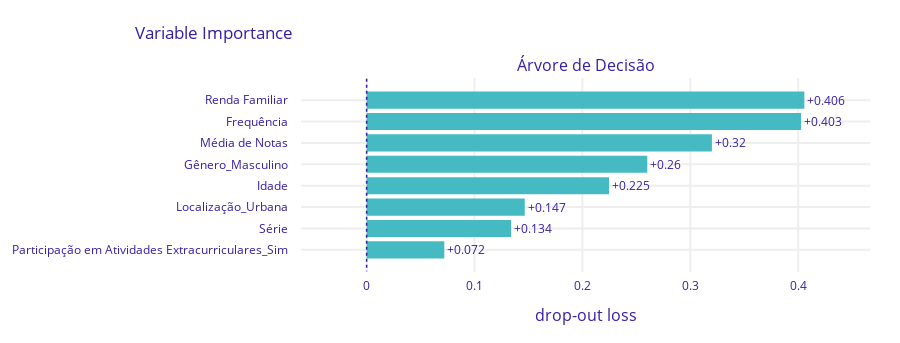
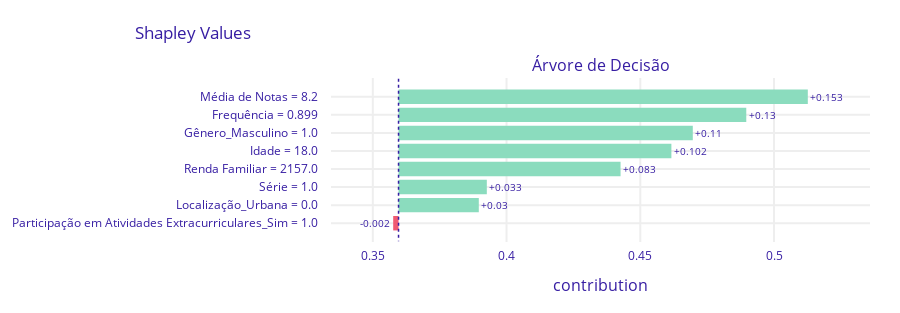

The notebook cell saved with these charts, in order:
### Code cell
# 2. Criar a variável alvo 'Evasao'
data['Evasao'] = data['Motivo da Evasão'].apply(lambda x: 1 if x != '0' else 0)

# 3. Selecionar as características (X) e a variável alvo (y)
features = ['Idade', 'Gênero', 'Série', 'Média de Notas', 'Frequência', 'Participação em Atividades Extracurriculares', 'Renda Familiar', 'Localização']
X = data[features]
y = data['Evasao']

# 4. Converter a coluna 'Frequência' para float, lidando com valores não string
X['Frequência'] = X['Frequência'].apply(lambda x: str(x).replace('%', '')).astype(float) / 100

# 5. Converter variáveis categóricas em numéricas
X = pd.get_dummies(X, drop_first=True)

# 6. Dividir os dados em conjuntos de treinamento e teste
X_train, X_test, y_train, y_test = train_test_split(X, y, test_size=0.2, random_state=42)

# 7. Treinar o modelo de árvore de decisão
model = DecisionTreeClassifier(random_state=42)
model.fit(X_train, y_train)

# 8. Fazer previsões
y_pred = model.predict(X_test)

# 10. Criar objeto DALEX para interpretação
explainer = dx.Explainer(model, X_train, y_train, label="Árvore de Decisão")

# 11. Análise de importância das variáveis
importance = explainer.model_parts()
importance.plot()

# 12. Análise de explicações individuais
individual_explanation = explainer.predict_parts(X_test.iloc[[0]], type='shap')
individual_explanation.plot()

# 9. Avaliar o modelo
accuracy = accuracy_score(y_test, y_pred)
print(f'Acurácia do modelo: {accuracy:.2f}')

# 13. Visualizar a matriz de confusão
confusion = confusion_matrix(y_test, y_pred)
print("\nMatriz de confusão")
print(confusion)
#plt.figure(figsize=(8, 6))
#sns.heatmap(confusion, annot=True, fmt='d', cmap='Blues', xticklabels=['Não Evadiu', 'Evadiu'], yticklabels=['Não Evadiu', 'Evadiu'])
#plt.ylabel('Real')
#plt.xlabel('Previsto')
#plt.title('Matriz de Confusão')
#plt.show()

# 14. Análise de viés preditivo
# Calcular as métricas de viés
sensitive_features = X_test[[col for col in X_test.columns if 'Gênero' in col]]
metric_frame = MetricFrame(metrics={"accuracy": accuracy_score}, y_true=y_test, y_pred=y_pred, sensitive_features=sensitive_features)

# Exibir a análise de viés
print(metric_frame.by_group)

# Calcular e imprimir diferenças de equidade
demographic_parity = demographic_parity_difference(y_true=y_test, y_pred=y_pred, sensitive_features=sensitive_features)
equalized_odds = equalized_odds_difference(y_true=y_test, y_pred=y_pred, sensitive_features=sensitive_features)
print(f'Diferença de Paridade Demográfica: {demographic_parity:.3f}')
print(f'Diferença de Probabilidades Igualadas: {equalized_odds:.3f}')

### Figure 1 — Plotly figure (JSON) as saved in the notebook; plotly's stock layout.template omitted (floating-point values rounded to 4 significant figures)
{"data": [{"base": 0, "hoverinfo": "text", "hoverlabel": {"bgcolor": "rgba(0,0,0,0.8)"}, "hovertext": ["Model: Árvore de Decisão loss after<br>variable: Renda Familiar is permuted: 0.406<br>Drop-out loss change: +0.406", "Model: Árvore de Decisão loss after<br>variable: Frequência is permuted: 0.403<br>Drop-out loss change: +0.403", "Model: Árvore de Decisão loss after<br>variable: Média de Notas is permuted: 0.32<br>Drop-out loss change: +0.32", "Model: Árvore de Decisão loss after<br>variable: Gênero_Masculino is permuted: 0.26<br>Drop-out loss change: +0.26", "Model: Árvore de Decisão loss after<br>variable: Idade is permuted: 0.225<br>Drop-out loss change: +0.225", "Model: Árvore de Decisão loss after<br>variable: Localização_Urbana is permuted: 0.147<br>Drop-out loss change: +0.147", "Model: Árvore de Decisão loss after<br>variable: Série is permuted: 0.134<br>Drop-out loss change: +0.134", "Model: Árvore de Decisão loss after<br>variable: Participação em Atividades Extracurriculares_Sim is permuted: 0.072<br>Drop-out loss change: +0.072"], "marker": {"color": "#46bac2"}, "orientation": "h", "showlegend": false, "text": ["+0.406", "+0.403", "+0.32", "+0.26", "+0.225", "+0.147", "+0.134", "+0.072"], "textposition": "outside", "type": "bar", "x": [0.4057, 0.4027, 0.32, 0.2601, 0.2247, 0.1465, 0.1338, 0.07195], "xaxis": "x", "y": ["Renda Familiar", "Frequência", "Média de Notas", "Gênero_Masculino", "Idade", "Localização_Urbana", "Série", "Participação em Atividades Extracurriculares_Sim"], "yaxis": "y"}], "layout": {"annotations": [{"font": {"size": 16}, "showarrow": false, "text": "Árvore de Decisão", "x": 0.5, "xanchor": "center", "xref": "paper", "y": 1, "yanchor": "bottom", "yref": "paper"}, {"font": {"size": 16}, "showarrow": false, "text": "drop-out loss", "x": 0.5, "xanchor": "center", "xref": "paper", "y": 0, "yanchor": "top", "yref": "paper", "yshift": -30}], "font": {"color": "#371ea3"}, "height": 343, "margin": {"b": 71, "r": 30, "t": 78}, "shapes": [{"line": {"color": "#371ea3", "dash": "dot", "width": 1.5}, "type": "line", "x0": 0, "x1": 0, "xref": "x", "y0": -1, "y1": 8, "yref": "y"}], "title": {"text": "Variable Importance", "x": 0.15}, "xaxis": {"anchor": "y", "automargin": true, "domain": [0, 1], "fixedrange": true, "gridwidth": 2, "range": [-0.06085, 0.4665], "tickcolor": "white", "ticklen": 3, "ticks": "outside", "type": "linear", "zeroline": false}, "yaxis": {"anchor": "x", "automargin": true, "autorange": "reversed", "domain": [0, 1], "fixedrange": true, "gridwidth": 2, "tickcolor": "white", "ticklen": 10, "ticks": "outside", "type": "category"}}}

### Figure 2 — Plotly figure (JSON) as saved in the notebook; plotly's stock layout.template omitted (floating-point values rounded to 4 significant figures)
{"data": [{"base": 0.3596, "hoverinfo": "text", "hoverlabel": {"bgcolor": "rgba(0,0,0,0.8)"}, "hovertext": ["Average response: 0.36<br>Prediction: 1.0<br>Média de Notas = 8.2<br>increases average response <br>by 0.153", "Average response: 0.36<br>Prediction: 1.0<br>Frequência = 0.899<br>increases average response <br>by 0.13", "Average response: 0.36<br>Prediction: 1.0<br>Gênero_Masculino = 1.0<br>increases average response <br>by 0.11", "Average response: 0.36<br>Prediction: 1.0<br>Idade = 18.0<br>increases average response <br>by 0.102", "Average response: 0.36<br>Prediction: 1.0<br>Renda Familiar = 2157.0<br>increases average response <br>by 0.083", "Average response: 0.36<br>Prediction: 1.0<br>Série = 1.0<br>increases average response <br>by 0.033", "Average response: 0.36<br>Prediction: 1.0<br>Localização_Urbana = 0.0<br>increases average response <br>by 0.03", "Average response: 0.36<br>Prediction: 1.0<br>Participação em Atividades Extracurriculares_Sim = 1.0<br>decreases average response <br>by 0.002"], "marker": {"color": ["#8bdcbe", "#8bdcbe", "#8bdcbe", "#8bdcbe", "#8bdcbe", "#8bdcbe", "#8bdcbe", "#f05a71"]}, "orientation": "h", "showlegend": false, "text": ["+0.153", "+0.13", "+0.11", "+0.102", "+0.083", "+0.033", "+0.03", "-0.002"], "textposition": "outside", "type": "bar", "x": [0.153, 0.13, 0.11, 0.102, 0.083, 0.033, 0.03, -0.002], "xaxis": "x", "y": ["Média de Notas = 8.2", "Frequência = 0.899", "Gênero_Masculino = 1.0", "Idade = 18.0", "Renda Familiar = 2157.0", "Série = 1.0", "Localização_Urbana = 0.0", "Participação em Atividades Extracurriculares_Sim = 1.0"], "yaxis": "y"}], "layout": {"annotations": [{"font": {"size": 16}, "showarrow": false, "text": "Árvore de Decisão", "x": 0.5, "xanchor": "center", "xref": "paper", "y": 1, "yanchor": "bottom", "yref": "paper"}, {"font": {"size": 16}, "showarrow": false, "text": "contribution", "x": 0.5, "xanchor": "center", "xref": "paper", "y": 0, "yanchor": "top", "yref": "paper", "yshift": -30}], "font": {"color": "#371ea3"}, "height": 313, "margin": {"b": 71, "r": 30, "t": 78}, "shapes": [{"line": {"color": "#371ea3", "dash": "dot", "width": 1.5}, "type": "line", "x0": 0.3596, "x1": 0.3596, "xref": "x", "y0": -1, "y1": 8, "yref": "y"}], "title": {"text": "Shapley Values", "x": 0.15}, "xaxis": {"anchor": "y", "automargin": true, "domain": [0, 1], "fixedrange": true, "gridwidth": 2, "range": [0.3344, 0.5359], "tickcolor": "white", "ticklen": 3, "ticks": "outside", "type": "linear", "zeroline": false}, "yaxis": {"anchor": "x", "automargin": true, "autorange": "reversed", "domain": [0, 1], "fixedrange": true, "gridwidth": 2, "tickcolor": "white", "ticklen": 10, "ticks": "outside", "type": "category"}}}
